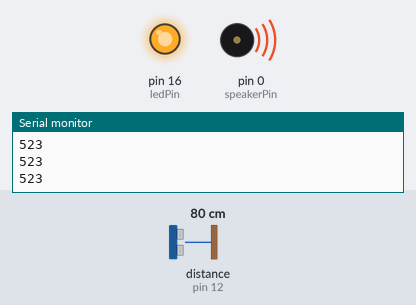
Recording of a sketch running on a simulated Arduino Uno, built with avr-gcc and run on an emulated ATmega328P. Parts: output pins drawn as LEDs (lit = HIGH), buzzer (waves = sounding), the last lines printed to the serial monitor. Wiring (inferred from the names in the program): ultrasonic range finder: trigger pin 14; echo pin 12. The inputs (shaded band) are chosen by the test bench; at power-on: distance to the obstacle (sensor on pin 12) 80 cm. The echo pulse lasts 58.3 µs per cm; pins used as bus, display or sensor lines are not drawn.

Above: at 1.2 s.
1.3 s: distance to the obstacle (sensor on pin 12) set to 23 cm
At 2.2 s:
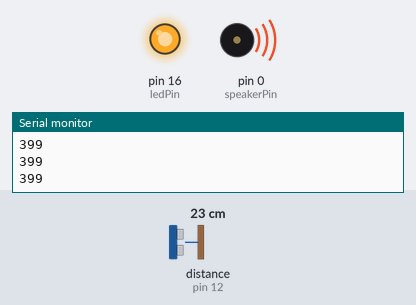
2.8 s: distance to the obstacle (sensor on pin 12) set to 20 cm
At 4.0 s:
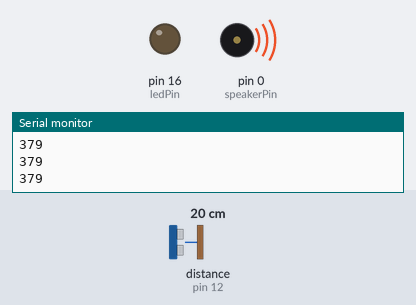
4.3 s: distance to the obstacle (sensor on pin 12) set to 35 cm
At 5.3 s:
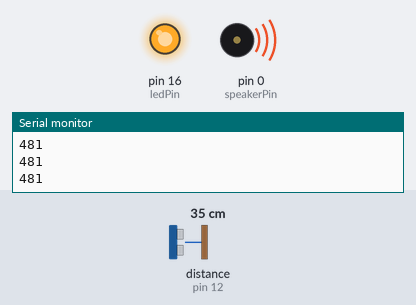
5.8 s: distance to the obstacle (sensor on pin 12) set to 2 cm
At 6.9 s:
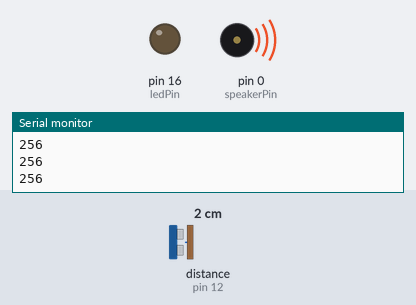
Timing chart, 0 to 8.3 s (numbered marks = the images above; inputs shaded):
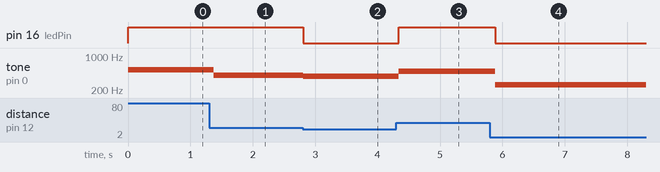

Measured:
- the behaviour switches between 22 and 21 cm on distance to the obstacle (sensor on pin 12) (found by bisection; images 1 and 2)
- after the input at 1.3 s, tone on pin 0 (speakerPin): 523 Hz → 406 Hz after 0.07 s, → 399 Hz 0.10 s later
- after the input at 2.8 s, pin 16 (ledPin): HIGH → LOW at once; tone on pin 0 (speakerPin): 399 Hz → 379 Hz at once
- after the input at 4.3 s, pin 16 (ledPin): LOW → HIGH at once; tone on pin 0 (speakerPin): 379 Hz → 481 Hz at once
- after the input at 5.8 s, pin 16 (ledPin): HIGH → LOW after 0.08 s; tone on pin 0 (speakerPin): 481 Hz → 256 Hz after 0.08 s

The sketch:

WeMosUltrasonicSensorTheremin.ino
```cpp
// variables
int ledPin = 16; // pin assignment for the LED
int trigPin = 14; // pin assignment for the trigger
int echoPin = 12; // pin assignment for the echo
int speakerPin = 0; // pin assignment for the speaker
long duration;
int distance;
int pitch;


void setup() {
  // initializing the serial monitor
  Serial.begin (9600);

  // defining the inputs and outputs
  pinMode(trigPin, OUTPUT); // sends ultrasonic sound pulses
  pinMode(echoPin, INPUT); // receives transmitted signal
  pinMode(ledPin, OUTPUT); // visualizes pitch of the speaker
}

void loop() {
  // setting up the trigger to omit ultrasonic sound pulses
  // we give a LOW pulse first to ensure that we give a clean HIGH pulse afterwards
  digitalWrite(trigPin, LOW);
  delayMicroseconds(5); // omits the LOW pulse for 5 microseconds
  digitalWrite(trigPin, HIGH);
  delayMicroseconds(10); // omits the HIGH pulse for 10 microseconds
  digitalWrite(trigPin, LOW);

  // setting up echo to read the HIGH transmitted signal
  duration = pulseIn(echoPin, HIGH); // returns the length of the pulse off an object in microseconds
  distance = (duration/2) / 29; // converts the length from time to distance (ms to cm); the formula used was found from banana robotics
  // mapping the distance from the device to the distance between A3 and C5
  // trying to make the speaker replicate a mezzo-soprano voice
  pitch = constrain(map(distance, 1, 40, 256, 523), 220, 523); // constrain() constrains a number to be within range; map() re-maps a number from one range to another; 1-40 is the initial pitch; 256-523 is the target pitch; 220-523 is the constraint

  // playing the pitch
  tone(speakerPin, pitch); // tone() generates a square wave of the specified pitch; tones can't be any lower than 31 Hz

  // visualizes the pitch using the same mapping;
  analogWrite(ledPin, map(pitch, 256, 523, 0, 255)); // analogWrite() writes a PWM wave to the pin; 256-523 is the current pitch; 0-255 is the target brightness

  // prints the pitch in the serial monitor
  Serial.println(pitch); // the monitor currently outputs symbols and letters. this is a work in progress and may be a board issue

  // pauses the program for 100 milliseconds before looping again
  delay(100);
}
```
